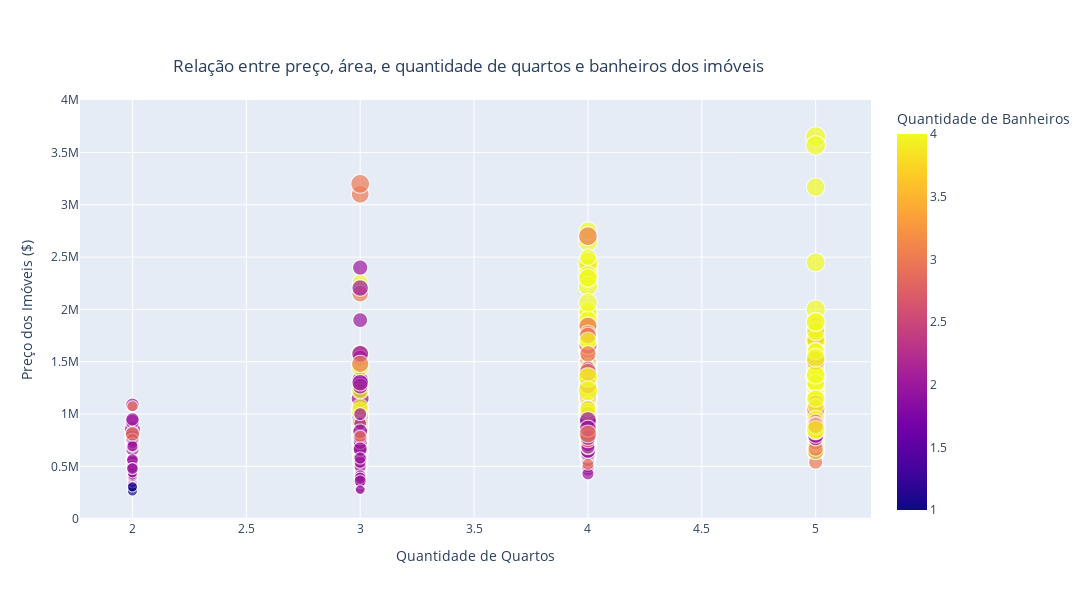

The notebook cell this image was saved under:
### Code cell
# Quantidade de Quartos e Banheiros x Preço x Área

fig = px.scatter(
                df_five, x = 'bedrooms', y = 'price', color ='bathrooms', size='sqm_living',
                title = 'Relação entre o preço, área, quantidade de quartos e banheiros dos imóveis',
                labels={'bedrooms': 'Quantidade de Quartos', 'price': 'Preço dos Imóveis ($)', 'bathrooms':'Quantidade de Banheiros', 'sqm_living':'Área do Imóvel (m²)' },
                width=1200, height=600
)

fig.update_layout(title={'text': 'Relação entre preço, área, e quantidade de quartos e banheiros dos imóveis', 'x': 0.7, 'y': 0.9})

fig.show()

# Quanto mais caro for o imóvel, maior sua área, assim como, a quantidade de quartos e banheiros.

### Figure 1 — Plotly figure (JSON) as saved in the notebook; plotly's stock layout.template omitted (floating-point values rounded to 4 significant figures; data arrays with more than 128 entries replaced by an {"elided": "..."} marker saying what was removed)
{"data": [{"hovertemplate": "Quantidade de Quartos=%{x}<br>Preço dos Imóveis ($)=%{y}<br>Área do Imóvel (m²)=%{marker.size}<br>Quantidade de Banheiros=%{marker.color}<extra></extra>", "legendgroup": "", "marker": {"color": {"elided": "1171 int values"}, "coloraxis": "coloraxis", "size": {"elided": "1171 float values"}, "sizemode": "area", "sizeref": 1.173, "symbol": "circle"}, "mode": "markers", "name": "", "showlegend": false, "type": "scattergl", "x": {"elided": "1171 int values"}, "xaxis": "x", "y": {"elided": "1171 int values"}, "yaxis": "y"}], "layout": {"coloraxis": {"colorbar": {"title": {"text": "Quantidade de Banheiros"}}, "colorscale": [[0, "#0d0887"], [0.1111, "#46039f"], [0.2222, "#7201a8"], [0.3333, "#9c179e"], [0.4444, "#bd3786"], [0.5556, "#d8576b"], [0.6667, "#ed7953"], [0.7778, "#fb9f3a"], [0.8889, "#fdca26"], [1, "#f0f921"]]}, "height": 600, "legend": {"itemsizing": "constant", "tracegroupgap": 0}, "title": {"text": "Relação entre preço, área, e quantidade de quartos e banheiros dos imóveis", "x": 0.7, "y": 0.9}, "width": 1200, "xaxis": {"anchor": "y", "domain": [0, 1], "title": {"text": "Quantidade de Quartos"}}, "yaxis": {"anchor": "x", "domain": [0, 1], "title": {"text": "Preço dos Imóveis ($)"}}}}
